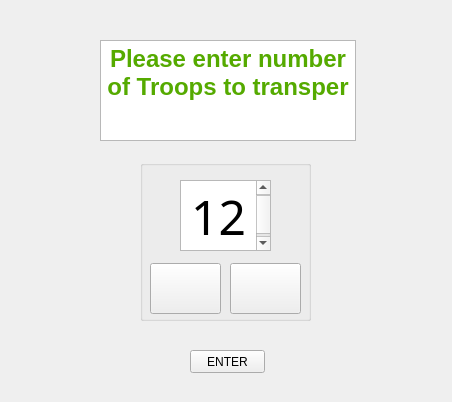
<?xml version="1.0" encoding="UTF-8"?>
<ui version="4.0">
 <class>Move</class>
 <widget class="QWidget" name="Move">
  <property name="geometry">
   <rect>
    <x>0</x>
    <y>0</y>
    <width>452</width>
    <height>402</height>
   </rect>
  </property>
  <property name="windowTitle">
   <string>Form</string>
  </property>
  <widget class="QGroupBox" name="TROOPS">
   <property name="geometry">
    <rect>
     <x>140</x>
     <y>160</y>
     <width>171</width>
     <height>161</height>
    </rect>
   </property>
   <property name="title">
    <string/>
   </property>
   <widget class="QPushButton" name="MINUS">
    <property name="geometry">
     <rect>
      <x>10</x>
      <y>103</y>
      <width>71</width>
      <height>51</height>
     </rect>
    </property>
    <property name="styleSheet">
     <string notr="true">border-image:url(:/new/Resources/minus.png)</string>
    </property>
    <property name="text">
     <string/>
    </property>
    <property name="shortcut">
     <string>-</string>
    </property>
   </widget>
   <widget class="QPushButton" name="PLUS">
    <property name="geometry">
     <rect>
      <x>90</x>
      <y>103</y>
      <width>71</width>
      <height>51</height>
     </rect>
    </property>
    <property name="styleSheet">
     <string notr="true">border-image:url(:/new/Resources/plus.png)</string>
    </property>
    <property name="text">
     <string/>
    </property>
    <property name="shortcut">
     <string>+</string>
    </property>
   </widget>
   <widget class="QTextEdit" name="troopsP">
    <property name="geometry">
     <rect>
      <x>40</x>
      <y>20</y>
      <width>91</width>
      <height>71</height>
     </rect>
    </property>
    <property name="font">
     <font>
      <family>Rockwell Condensed</family>
      <pointsize>26</pointsize>
      <weight>75</weight>
      <bold>true</bold>
     </font>
    </property>
    <property name="styleSheet">
     <string notr="true">background-color:&quot;gray&quot;</string>
    </property>
    <property name="html">
     <string>&lt;!DOCTYPE HTML PUBLIC &quot;-//W3C//DTD HTML 4.0//EN&quot; &quot;http://www.w3.org/TR/REC-html40/strict.dtd&quot;&gt;
&lt;html&gt;&lt;head&gt;&lt;meta name=&quot;qrichtext&quot; content=&quot;1&quot; /&gt;&lt;style type=&quot;text/css&quot;&gt;
p, li { white-space: pre-wrap; }
&lt;/style&gt;&lt;/head&gt;&lt;body style=&quot; font-family:'Rockwell Condensed'; font-size:26pt; font-weight:600; font-style:normal;&quot;&gt;
&lt;p align=&quot;center&quot; style=&quot; margin-top:0px; margin-bottom:0px; margin-left:0px; margin-right:0px; -qt-block-indent:0; text-indent:0px;&quot;&gt;&lt;span style=&quot; font-size:36pt; font-weight:400;&quot;&gt;12&lt;/span&gt;&lt;/p&gt;&lt;/body&gt;&lt;/html&gt;</string>
    </property>
   </widget>
  </widget>
  <widget class="QPushButton" name="ENTER">
   <property name="geometry">
    <rect>
     <x>190</x>
     <y>350</y>
     <width>75</width>
     <height>23</height>
    </rect>
   </property>
   <property name="cursor">
    <cursorShape>PointingHandCursor</cursorShape>
   </property>
   <property name="styleSheet">
    <string notr="true">background-color:&quot;green&quot;</string>
   </property>
   <property name="text">
    <string>ENTER</string>
   </property>
  </widget>
  <widget class="QTextBrowser" name="textBrowser">
   <property name="geometry">
    <rect>
     <x>100</x>
     <y>40</y>
     <width>256</width>
     <height>101</height>
    </rect>
   </property>
   <property name="html">
    <string>&lt;!DOCTYPE HTML PUBLIC &quot;-//W3C//DTD HTML 4.0//EN&quot; &quot;http://www.w3.org/TR/REC-html40/strict.dtd&quot;&gt;
&lt;html&gt;&lt;head&gt;&lt;meta name=&quot;qrichtext&quot; content=&quot;1&quot; /&gt;&lt;style type=&quot;text/css&quot;&gt;
p, li { white-space: pre-wrap; }
&lt;/style&gt;&lt;/head&gt;&lt;body style=&quot; font-family:'MS Shell Dlg 2'; font-size:9.75pt; font-weight:400; font-style:normal;&quot;&gt;
&lt;p align=&quot;center&quot; style=&quot; margin-top:0px; margin-bottom:0px; margin-left:0px; margin-right:0px; -qt-block-indent:0; text-indent:0px;&quot;&gt;&lt;span style=&quot; font-size:18pt; font-weight:600; color:#55aa00;&quot;&gt;Please enter number of Troops to transper&lt;/span&gt;&lt;/p&gt;&lt;/body&gt;&lt;/html&gt;</string>
   </property>
  </widget>
 </widget>
 <resources/>
 <connections>
  <connection>
   <sender>PLUS</sender>
   <signal>clicked()</signal>
   <receiver>Move</receiver>
   <slot>plus()</slot>
   <hints>
    <hint type="sourcelabel">
     <x>261</x>
     <y>275</y>
    </hint>
    <hint type="destinationlabel">
     <x>360</x>
     <y>288</y>
    </hint>
   </hints>
  </connection>
  <connection>
   <sender>MINUS</sender>
   <signal>clicked()</signal>
   <receiver>Move</receiver>
   <slot>minus()</slot>
   <hints>
    <hint type="sourcelabel">
     <x>199</x>
     <y>283</y>
    </hint>
    <hint type="destinationlabel">
     <x>91</x>
     <y>289</y>
    </hint>
   </hints>
  </connection>
  <connection>
   <sender>ENTER</sender>
   <signal>clicked()</signal>
   <receiver>Move</receiver>
   <slot>end()</slot>
   <hints>
    <hint type="sourcelabel">
     <x>245</x>
     <y>366</y>
    </hint>
    <hint type="destinationlabel">
     <x>361</x>
     <y>363</y>
    </hint>
   </hints>
  </connection>
 </connections>
 <slots>
  <slot>plus()</slot>
  <slot>minus()</slot>
  <slot>ENTER()</slot>
  <slot>end()</slot>
 </slots>
</ui>
